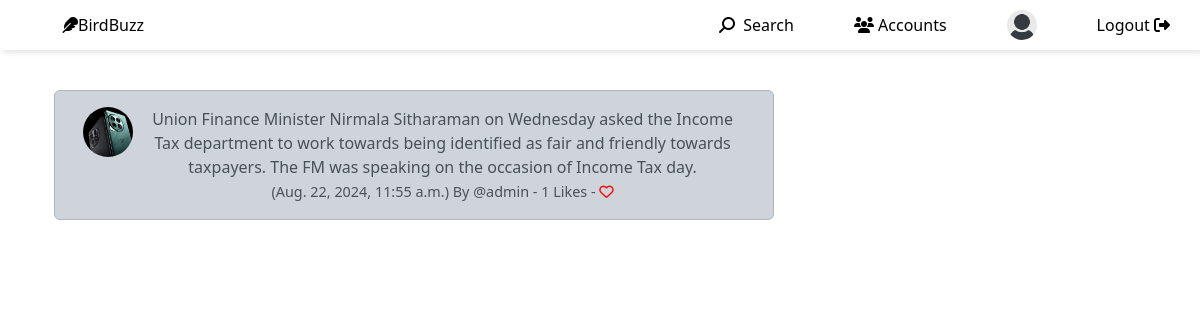
The app's page /tweet_share/5 (signed in) with its own data.
### home/models.py (models this page shows, shortened)
class Tweet(models.Model):
    user = models.ForeignKey(User, related_name='tweets', on_delete=models.DO_NOTHING)
    body = models.CharField(max_length=250)
    created_at = models.DateTimeField(auto_now_add=True)
    likes = models.ManyToManyField(User, related_name='tweet_likes', blank=True )
    def number_of_likes(self):
        return self.likes.count()

class Profile(models.Model):
    user = models.OneToOneField(User, on_delete=models.CASCADE )
    follows = models.ManyToManyField(
        'self', related_name='followed_by',
        symmetrical=False, blank=True
    )
    date_modified = models.DateTimeField(User, auto_now=True)
    profile_image = models.ImageField(null=True, blank=True, upload_to='images/')
    profile_bio = models.CharField(max_length=500, blank=True, null=True)
    homepage_link = models.CharField(max_length=500, blank=True, null=True)
    facebook_link = models.CharField(max_length=500, blank=True, null=True)
    instagram_link = models.CharField(max_length=500, blank=True, null=True)
    linkedin_link = models.CharField(max_length=500, blank=True, null=True)

### home/views.py (the view)
# urls.py: path('tweet_share/<int:pk>', views.tweet_share, name='tweet_share'),
def tweet_share(request, pk):
        tweet = get_object_or_404(Tweet, id=pk)
        if tweet:
            return render(request, 'share_tweet.html', {'tweet': tweet})
        else:
            messages.success(request, ("Sorry that tweet doesn't exist..."))
            return redirect('home')

### home/templates/share_tweet.html (shortened to what this page needs)
{% extends 'base.html' %}
{% load static %}
{% block content %}
	<div class="container text-center">
		<div class="row">
			<div class="col-8">
<br/>
		<div class="alert alert-dark" role="alert">
<div class="container">
	<div class="row">
		<div class="col-1">
		  {% if tweet.user.profile.profile_image %}
				<img src="{{ tweet.user.profile.profile_image.url }}" width=50 height=50 class="rounded-circle" alt="{{ profile.user.username }}">
				{% else %}
				<img src="{% static 'images/default_profile_pic.png' %}" width=50 height=50 class="rounded-circle" alt="{{ profile.user.username }}">
				{% endif %}
		</div>
		<div class="col-11">
		  {{ tweet.body }}<br/>
		  <small class="text-muted">
		  	({{ tweet.created_at}}) By
		  	@{{ tweet.user.username }}
		  	- {{ tweet.number_of_likes }} Likes -
		  	{% if user in tweet.likes.all %}
		  	  <a href="{% url 'tweet_like' tweet.id %}">
	<i class="fa-solid fa-heart" style="color:red"></i>
		  	  </a>
		  	{% else %}
		  		<a href="{% url 'tweet_like' tweet.id %}">
		  <i class="fa fa-heart-o" style="color:red"></i>
		  		</a>
		  	{% endif %}
		  </small>
		</div><br/><br/>
			</div>
		</div>
	</div>
</div>
<div class="col-4">
				<br/><br/><br/>
</div>
{% endblock %}

### home/static/css/style.css (style rules this page uses)
* { margin: 0; padding: 0; }
.text-muted { font-size: 0.9rem; }

### records on screen
Tweet: user.profile.profile_image (picture), body "Union Finance Minister Nirmala Sitharaman on Wednesday asked the Income Tax department to work towards being identified as fair and friendly towards taxpayers. The FM was speaking on the occasion of Income Tax day.", created_at "Aug. 22, 2024, 11:55 a.m.", user.username "admin", number_of_likes "1"
